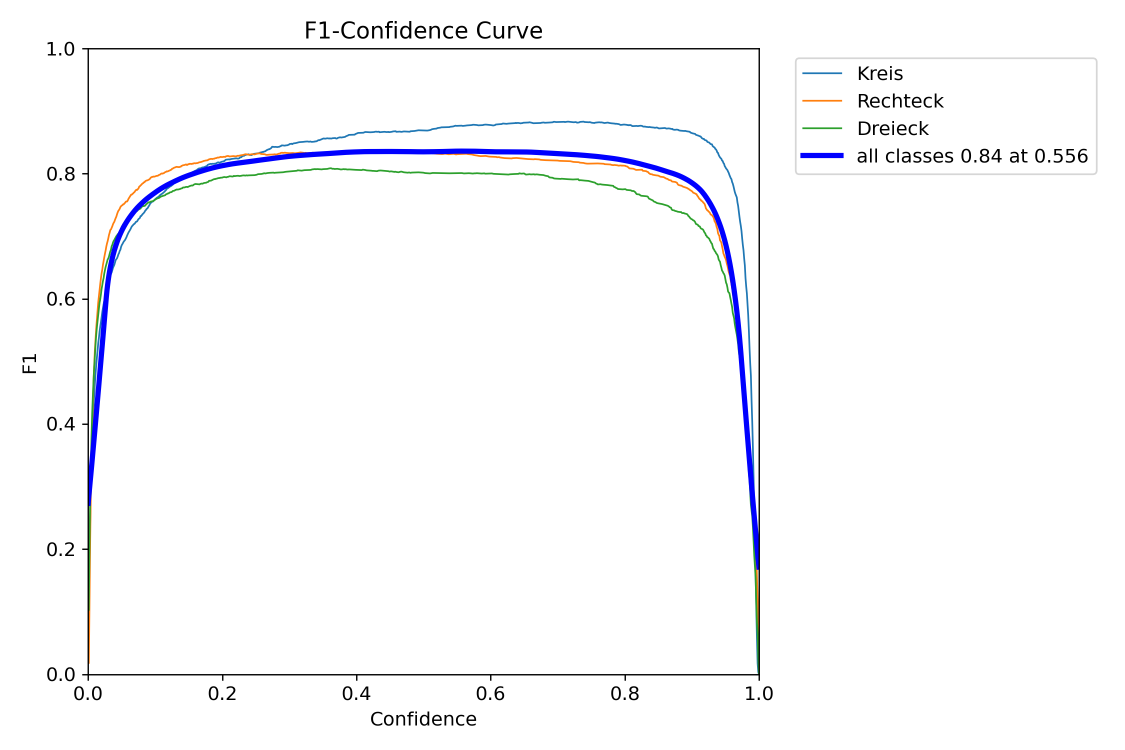
#> input picture TrainingSoftware/ShapeDetection/rund/detect/train/F1_curve.png, 2250 x 1500 px, given as the content of the folder Gen_input_images, which was not available (shown at 1/2 size)
$ python ImmageTrainingsGenV2.py   (older library calls are emulated)
#> lines starting #> are read from the running program, lines starting #| are printed output that depends on the picture; after the words box and inside, x2 and y2 are one past the last pixel; in counts of white or black regions, pixels touching at a corner belong together; pictures that were not available may be replaced by others from this repository, and a replacement may not be noted
import os
import cv2
import random
import numpy as np
import concurrent.futures

def add_shadow(image):
    """
    Fügt Schatteneffekte durch zufällige transparente Formen hinzu.
    """
    h, w, _ = image.shape
    overlay = image.copy()
    for _ in range(random.randint(3, 6)):
        shape_type = random.choice(["circle", "rectangle"])
        alpha = random.uniform(0.3, 0.7)  # Transparenz
        color = (0, 0, 0)  # Schwarze Schattenfarbe

        if shape_type == "circle":
            center = (random.randint(0, w), random.randint(0, h))
            radius = random.randint(30, min(w, h) // 4)
            cv2.circle(overlay, center, radius, color, thickness=-1)

        elif shape_type == "rectangle":
            x1, y1 = random.randint(0, w), random.randint(0, h)
            x2, y2 = random.randint(x1, w), random.randint(y1, h)
            cv2.rectangle(overlay, (x1, y1), (x2, y2), color, thickness=-1)

    return cv2.addWeighted(overlay, alpha, image, 1 - alpha, 0)

def add_magnifying_glass_effect(image):
    """
    Fügt einen Lupeneffekt hinzu.
    """
    h, w, _ = image.shape
    overlay = np.zeros_like(image)
    mask = np.zeros((h, w), dtype=np.uint8)

    # Linsenzentrum und Stärke zufällig wählen
    lens_center = (random.randint(0, w), random.randint(0, h))
    lens_radius = random.randint(50, min(w, h) // 4)
    lens_strength = random.uniform(1.1, 1.5)  # Verstärkung der Verzerrung

    # Erstelle eine Linsenmaske
    cv2.circle(mask, lens_center, lens_radius, 255, -1)

    # Linsenverzerrung anwenden
    for y in range(h):
        for x in range(w):
            if mask[y, x] > 0:
                dx = x - lens_center[0]
                dy = y - lens_center[1]
                distance = np.sqrt(dx**2 + dy**2)
                if distance < lens_radius:
                    scale = lens_strength - (lens_strength - 1) * (distance / lens_radius)
                    nx = int(lens_center[0] + dx / scale)
                    ny = int(lens_center[1] + dy / scale)
                    if 0 <= nx < w and 0 <= ny < h:
                        overlay[y, x] = image[ny, nx]
                    else:
                        overlay[y, x] = image[y, x]
            else:
                overlay[y, x] = image[y, x]

    return overlay

def add_noise(image):
    """
    Fügt zufälliges Rauschen zum Bild hinzu.
    """
    noise = np.random.normal(0, 25, image.shape).astype(np.int32)
    noisy_image = cv2.add(image, noise, dtype=cv2.CV_8U)
    return noisy_image

def generate_shapes_with_bounding_boxes(image, num_shapes=10):
    """
    Generiert zufällig Kreise, Rechtecke und Dreiecke auf einem Bild
    und gibt die Bounding-Box-Koordinaten zurück.
    """
    h, w, _ = image.shape
    bounding_boxes = []

    for _ in range(num_shapes):
        color = tuple(random.randint(0, 255) for _ in range(3))
        shape_type = random.choice(["circle", "rectangle", "triangle"])

        if shape_type == "circle":
            center = (random.randint(0, w), random.randint(0, h))
            radius = random.randint(10, min(w, h) // 10)
            cv2.circle(image, center, radius, color, thickness=-1)
            x_min = max(0, center[0] - radius)
            y_min = max(0, center[1] - radius)
            x_max = min(w, center[0] + radius)
            y_max = min(h, center[1] + radius)
            class_id = 0

        elif shape_type == "rectangle":
            x1, y1 = random.randint(0, w), random.randint(0, h)
            x2, y2 = random.randint(x1, w), random.randint(y1, h)
            cv2.rectangle(image, (x1, y1), (x2, y2), color, thickness=-1)
            x_min, y_min, x_max, y_max = x1, y1, x2, y2
            class_id = 1

        elif shape_type == "triangle":
            pt1 = (random.randint(0, w), random.randint(0, h))
            pt2 = (random.randint(0, w), random.randint(0, h))
            pt3 = (random.randint(0, w), random.randint(0, h))
            pts = np.array([pt1, pt2, pt3], np.int32)
            cv2.fillPoly(image, [pts], color)
            x_min = max(0, min(pt1[0], pt2[0], pt3[0]))
            y_min = max(0, min(pt1[1], pt2[1], pt3[1]))
            x_max = min(w, max(pt1[0], pt2[0], pt3[0]))
            y_max = min(h, max(pt1[1], pt2[1], pt3[1]))
            class_id = 2

        # Normalisierte Koordinaten berechnen
        x_center = ((x_min + x_max) / 2) / w
        y_center = ((y_min + y_max) / 2) / h
        bbox_width = (x_max - x_min) / w
        bbox_height = (y_max - y_min) / h
        bounding_boxes.append((class_id, x_center, y_center, bbox_width, bbox_height))

    return image, bounding_boxes

def process_single_image(input_path, output_folder):
    """
    Verarbeitet ein einzelnes Bild mit verschiedenen Effekten
    """
    filename = os.path.basename(input_path)
    output_image_path = os.path.join(output_folder, filename)
    output_txt_path = os.path.join(output_folder, os.path.splitext(filename)[0] + ".txt")

    # Bild laden
    image = cv2.imread(input_path)
    if image is None:
        print(f"Fehler beim Laden des Bildes: {input_path}")
        return

    # Bildeffekte anwenden
    image, bboxes = generate_shapes_with_bounding_boxes(image)
    image = add_shadow(image)
    image = add_magnifying_glass_effect(image)
    image = add_noise(image)

    # Bild speichern
    cv2.imwrite(output_image_path, image)

    # Bounding Boxes speichern
    with open(output_txt_path, "w") as f:
        for box in bboxes:
            f.write(" ".join(map(str, box)) + "\n")

def process_images(input_folder, output_folder, max_workers=None):
    """
    Verarbeitet alle Bilder im Eingabeordner
    """
    if not os.path.exists(output_folder):
        os.makedirs(output_folder)

    # Bildpfade sammeln
    image_paths = [
        os.path.join(input_folder, f)
        for f in os.listdir(input_folder)
        if f.lower().endswith(('.png', '.jpg', '.jpeg'))
    ]

    # Multithreading
    with concurrent.futures.ThreadPoolExecutor(max_workers=max_workers) as executor:
        executor.map(process_single_image, image_paths, [output_folder]*len(image_paths))

if __name__ == "__main__":
    input_folder = "Gen_input_images"
    output_base = "Gen_output_images"

    # Stelle sicher, dass der Hauptordner existiert
    if not os.path.exists(output_base):
        os.makedirs(output_base)

    # Ordner für Train und Validate
    train_folder = os.path.join(output_base, "train")
    validate_folder = os.path.join(output_base, "validate")

    # Erzeuge Trainings- und Validierungsordner
    os.makedirs(train_folder, exist_ok=True)
    os.makedirs(validate_folder, exist_ok=True)

    # Verarbeite Bilder für Training
    print("Starte Verarbeitung für Trainingsbilder")
    process_images(input_folder, train_folder)
#> in process_single_image, image is the input picture: shape (1500, 2250, 3); mean B, G, R 251.3, 249.6, 249.4
#> after the loop in generate_shapes_with_bounding_boxes, `for _ in range(num_shapes):`:
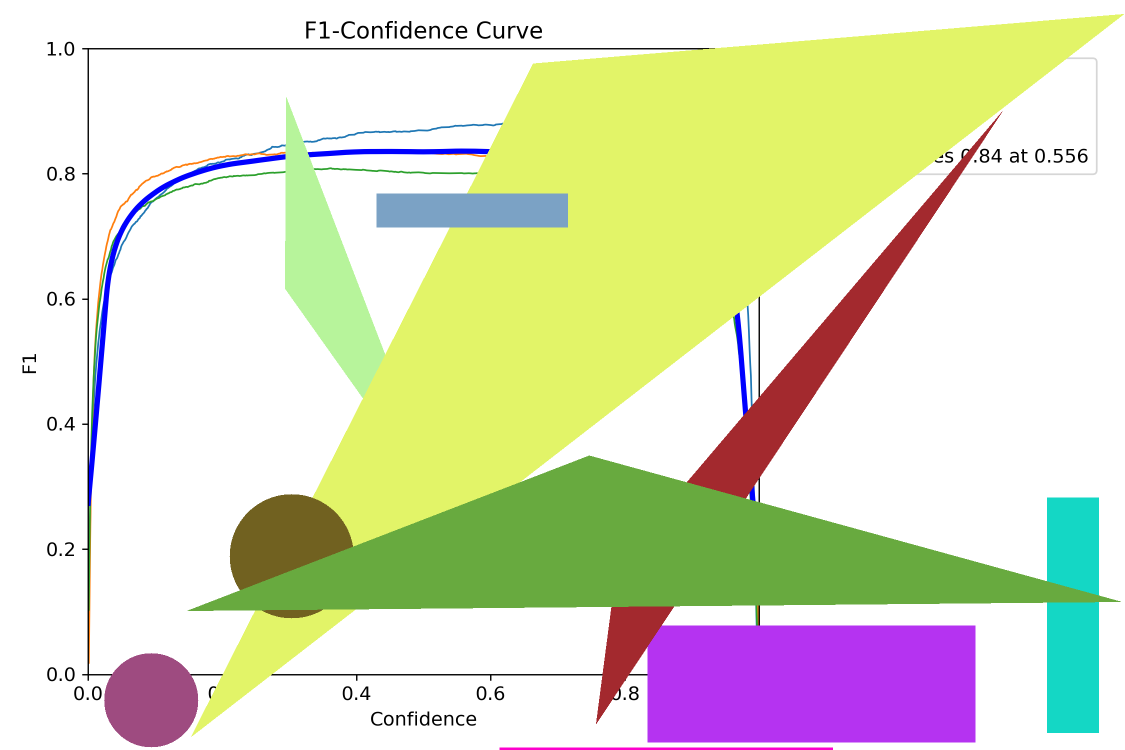
#> image: shape (1500, 2250, 3) (shown at 1/2 size); mean B, G, R 194.5, 223.9, 220.1
#> after the loop in generate_shapes_with_bounding_boxes, `for _ in range(num_shapes):`: bounding_boxes = 10 items, first 6: (1, 0.954, 0.82, 0.0458, 0.313), (2, 0.325, 0.409, 0.144, 0.559), (0, 0.134, 0.933, 0.0836, 0.125), (1, 0.721, 0.912, 0.291, 0.155), (2, 0.584, 0.5, 0.829, 0.963), (1, 0.592, 0.998, 0.296, 0.00333)
#> in process_single_image, `image, bboxes = generate_shapes_with_bounding_boxes(image)`: bboxes has the same summary as bounding_boxes in generate_shapes_with_bounding_boxes
#> after the loop in add_shadow, `for _ in range(random.randint(3, 6)):`:
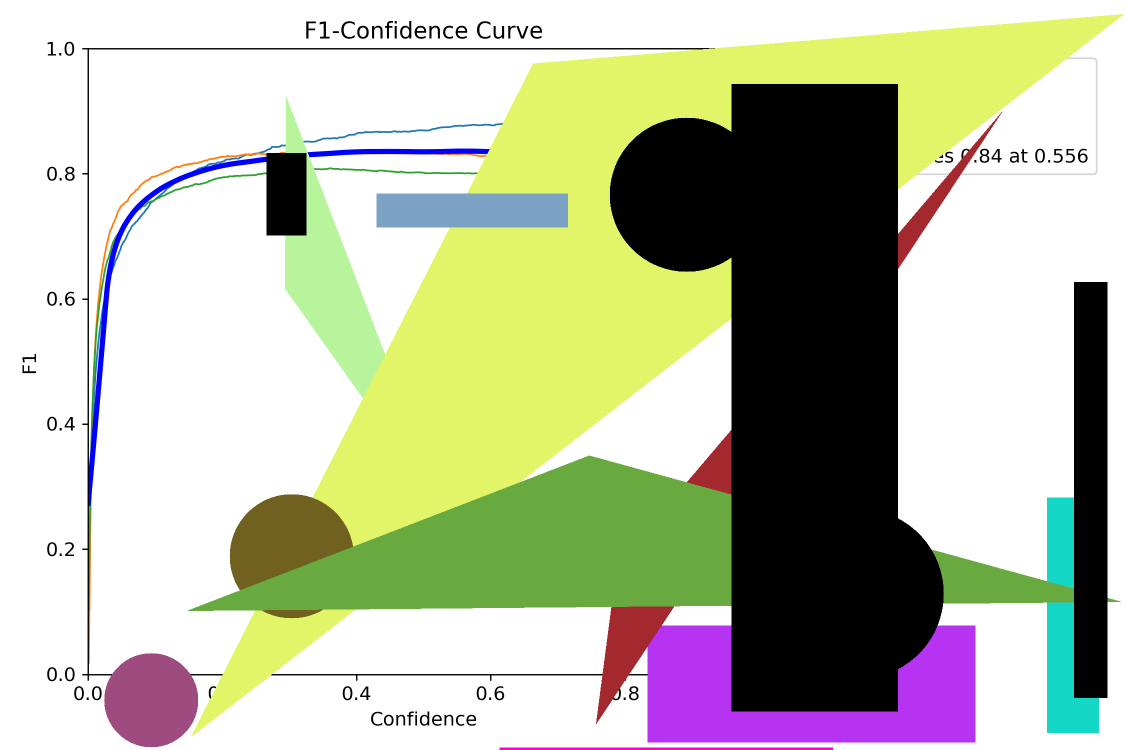
#> overlay: shape (1500, 2250, 3) (shown at 1/2 size); 16.87% of pixels changed, all inside (x1, y1, x2, y2) = (533, 168, 2215, 1423)
#> in add_magnifying_glass_effect, `cv2.circle(mask, lens_center, lens_radius, 255, -1)`:
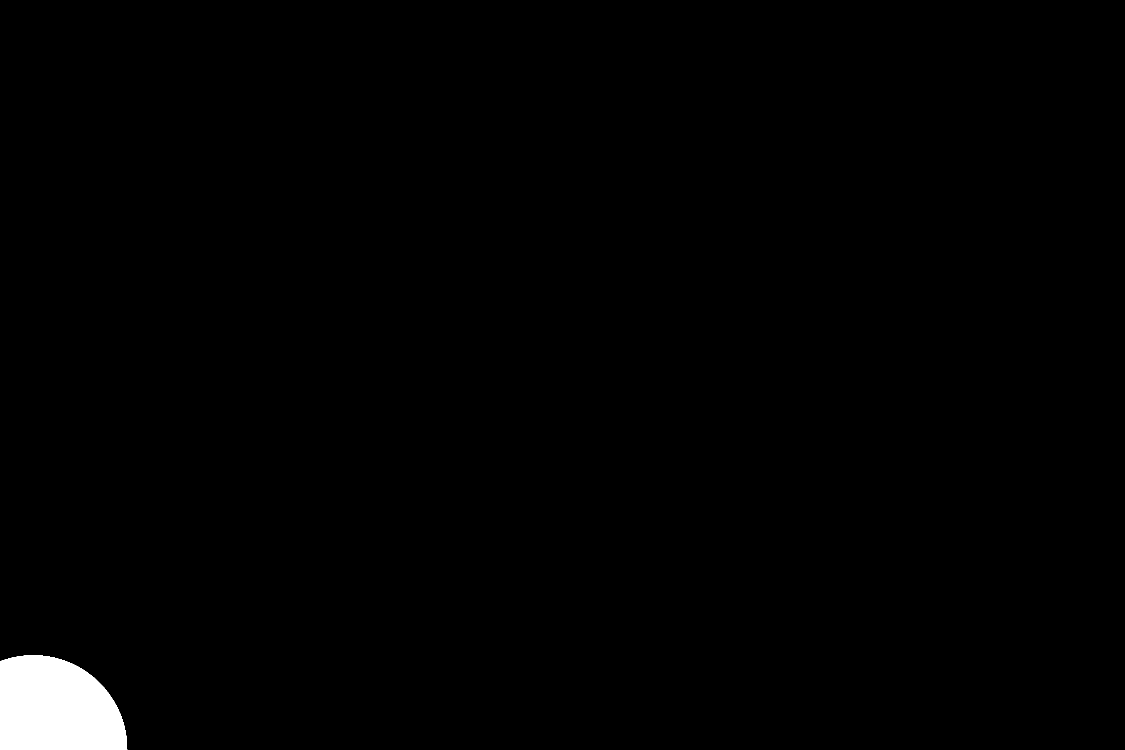
#> mask: shape (1500, 2250) (shown at 1/2 size); 1.2% white; 1 white region, box (x1, y1, x2, y2) and area: (0, 1310, 255, 1500) 40368
#> the loop in process_single_image, `for box in bboxes:` made 10 passes
#> box on passes 1 to 10: (1, 0.954, 0.82, 0.0458, 0.313), (2, 0.325, 0.409, 0.144, 0.559), (0, 0.134, 0.933, 0.0836, 0.125), (1, 0.721, 0.912, 0.291, 0.155), (2, 0.584, 0.5, 0.829, 0.963), (1, 0.592, 0.998, 0.296, 0.00333), (0, 0.259, 0.741, 0.11, 0.165), (2, 0.71, 0.557, 0.361, 0.816), (2, 0.581, 0.711, 0.829, 0.207), (1, 0.42, 0.28, 0.17, 0.0447)

    # Verarbeite Bilder für Validierung
    print("Starte Verarbeitung für Validierungsbilder")
    process_images(input_folder, validate_folder)
#> call 2 of generate_shapes_with_bounding_boxes, with num_shapes = 10
#> after the loop in generate_shapes_with_bounding_boxes (call 2), `for _ in range(num_shapes):`:
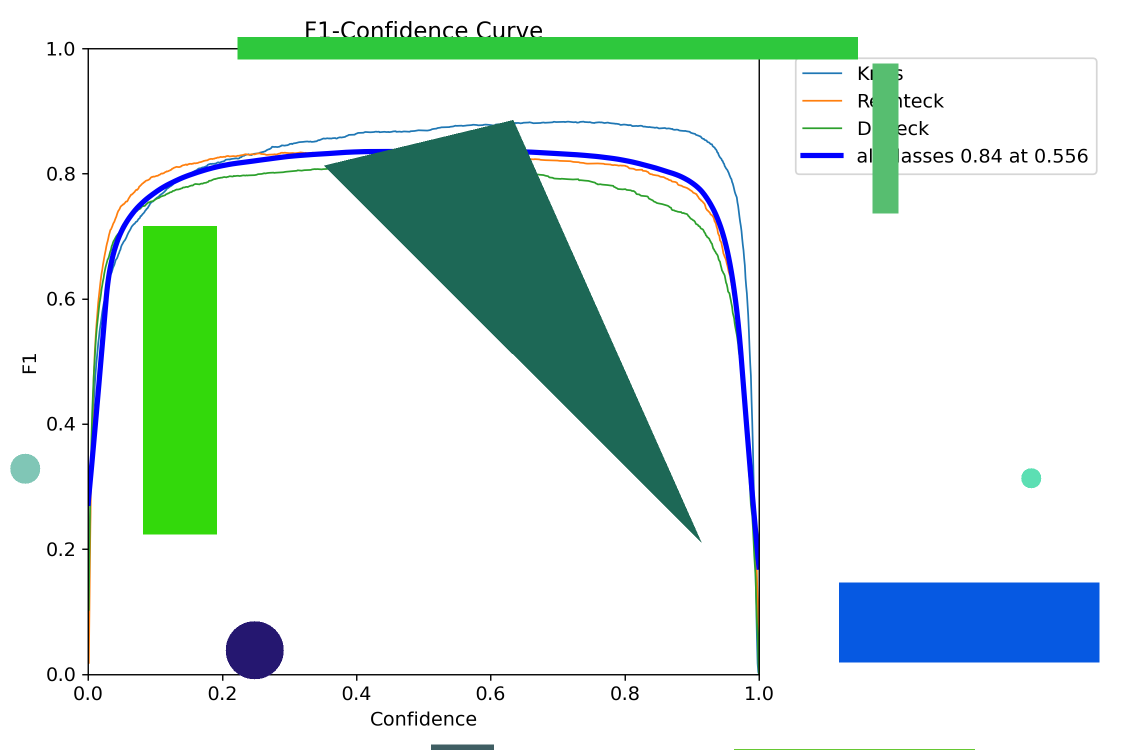
#> image: shape (1500, 2250, 3) (shown at 1/2 size); 13.06% of pixels changed, all inside (x1, y1, x2, y2) = (20, 74, 2199, 1500)
#> after the loop in generate_shapes_with_bounding_boxes (call 2), `for _ in range(num_shapes):`: bounding_boxes = 10 items, first 6: (1, 0.787, 0.184, 0.0227, 0.199), (0, 0.226, 0.867, 0.0516, 0.0773), (1, 0.487, 0.064, 0.551, 0.0293), (1, 0.411, 0.996, 0.0556, 0.00667), (1, 0.16, 0.507, 0.0653, 0.411), (0, 0.916, 0.637, 0.0178, 0.0267)
#> in add_magnifying_glass_effect (call 2), `cv2.circle(mask, lens_center, lens_radius, 255, -1)`:
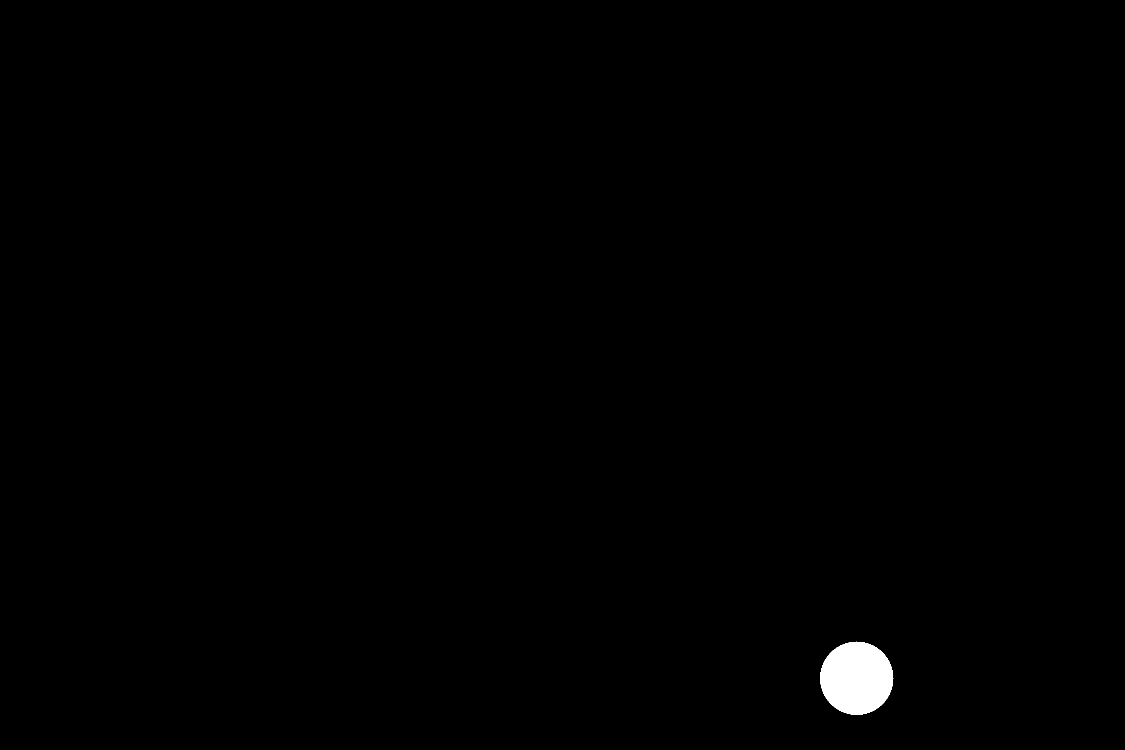
#> mask: shape (1500, 2250) (shown at 1/2 size); 0.5% white; 1 white region, box (x1, y1, x2, y2) and area: (1640, 1283, 1787, 1430) 16729
#> the loop in process_single_image (call 2), `for box in bboxes:` made 10 passes
#> box on passes 1 to 10: (1, 0.787, 0.184, 0.0227, 0.199), (0, 0.226, 0.867, 0.0516, 0.0773), (1, 0.487, 0.064, 0.551, 0.0293), (1, 0.411, 0.996, 0.0556, 0.00667), (1, 0.16, 0.507, 0.0653, 0.411), (0, 0.916, 0.637, 0.0178, 0.0267), (1, 0.759, 0.999, 0.214, 0.00133), (2, 0.456, 0.441, 0.335, 0.563), (1, 0.861, 0.83, 0.231, 0.106), (0, 0.0222, 0.625, 0.0267, 0.04)
